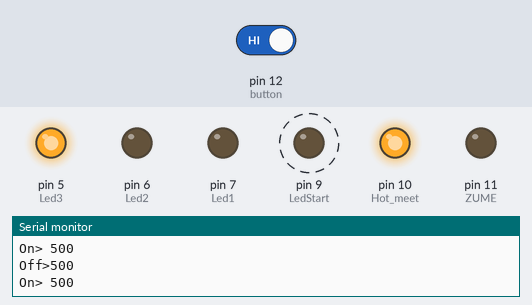
Bench run of a sketch on a simulated Arduino Uno, built with avr-gcc and run on an emulated ATmega328P. Parts: output pins drawn as LEDs (lit = HIGH), the last lines printed to the serial monitor. Dashed ring = blinking. The test bench sets the inputs (shaded band); at power-on: pin 12 (button) HIGH. EEPROM starts erased.

Above: at 10.1 s.
At 11.4 s:
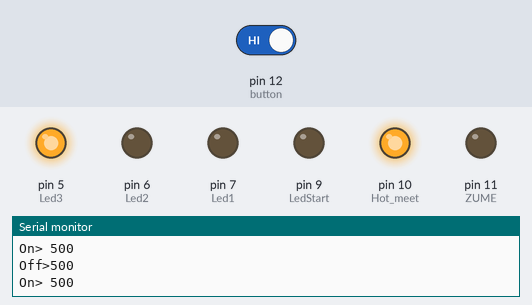
11.5 s: pin 12 (button) driven LOW
At 17.3 s:
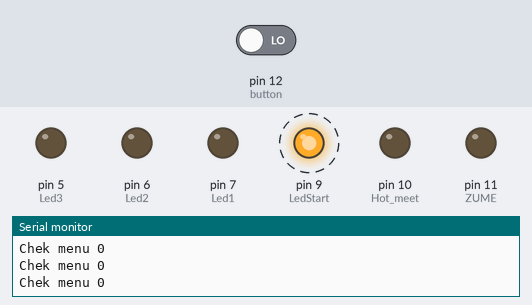
Timing chart, 0 to 24.0 s (numbered marks = the images above; inputs shaded):
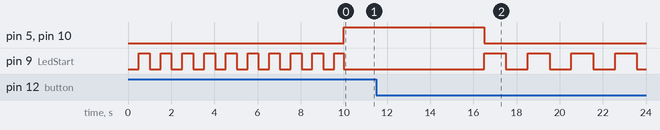

Measured:
- after the input at 11.5 s, pin 5 (Led3), pin 10 (Hot_meet): HIGH → LOW after 5.0 s; pin 9 (LedStart): alternates HIGH for 1.0 s and LOW for 1.0 s, starting after 5.0 s
- by itself, pin 9 (LedStart): alternates HIGH for 0.50 s and LOW for 0.50 s, 20 changes in all, then stays LOW

The sketch:

HotCat.ino
```cpp
//////////////////////////////////////////////////////////////////////////////
//0 программа: стартове меню.
//1 программа: режим ліхтар
//2 программа: режим підігрів 50%
//3 программа: режим підігрів 100%
//4 программа: режим сушки. 100% + запись в епром(при відключеніта включені продовжить роботу)
////////////////////////////////////////////////////////////////////////////////////////////


#include <EEPROM.h>                     //бібліотека для взаємодії з єпромом

#define button 12                       //пін кнопки
#define ZUME 11                         //пін зума
#define Hot_meet 10                     //пін живлення устілок
#define LedStart 9                      // пін стартового(нульового) меню
#define LedLih 8                        // пін меню 1 та він же ліхтар
#define Led1 7                          // пін диода меню 2
#define Led2 6                          // пін диода меню 3
#define Led3 5                          // пін диода меню 4


bool btnFlag = false;                  //флаг стану кнопки
uint32_t btnTimer = 0;                 // час нажатя кнопки
bool btnFlagIgnor = true;              //ігнор меню після вибору та окінченю тайменгу
int menu_val = 0;                      //стан меню(переход по меню)
uint32_t timerMenu = 0;                //таймер - стан пердстарту програми
bool flagTimerStart = true;            //флаг передстарту таймера що вище
uint32_t timeBlink = 0;                //таймер для мигання леду
bool eeprom;                            // для епрому
bool flagZume = true;                  //флаг для запуску зуму


void setup() {                                                  //цикл setup

  Serial.begin(9600);                       //активація порту для отладки

  pinMode(ZUME, OUTPUT);                    //активація пінов
  pinMode(Hot_meet, OUTPUT);
  pinMode(LedStart, OUTPUT);
  pinMode(Led1, OUTPUT);
  pinMode(Led2, OUTPUT);
  pinMode(Led3, OUTPUT);
  pinMode(button, INPUT_PULLUP);            //пин кнопки в режими подтягивающего резистора

 //EEPROM.write(1, 0);                      //одноразово(первиний запис в епром)

  if(eeprom = EEPROM.read(1)){              //первіряє що в епромі по адресу??
     menu_val = 4;
  }
}


void loop() {                                                         //основний цикл, у ньому слухаем кнопку та вибираємо кейс меню

  bool btnState = !digitalRead(button);            // інвертуємо бо по нажатю приходить 0


  if(flagZume){                                                                           //ЗУМ

    if(funTimerStart(4200)){                        //видає три коротких звука
      funTimeBlink(ZUME, 700);

      Serial.println("зум on");                    //отладка

    }else{
      digitalWrite(ZUME, LOW);                    //відключає зум
      flagZume = false;

      Serial.println("зум off");                  //отладка
    }
  }

  if (btnState && !btnFlag && millis() - btnTimer > 100) {    // обробка кнопки
    btnTimer = millis();

    if(btnFlagIgnor){                                         //перевірка на ігнор меню
      if(++menu_val > 4){                                     //перерахунок меню
      menu_val = 1;
      }
    }

    btnFlag = true;
    flagTimerStart = true;
    //Serial.println("button cklik");                         //отладка
  }

  if (btnState && btnFlag &&  millis() - btnTimer > 5000) {   // обработка по зажаттю
    btnTimer = millis();
    menu_val = 0;                                             // переход/зброс меню

    //Serial.println("Button hold");                          // отладка
  }

  if (!btnState && btnFlag && millis() - btnTimer > 100) {    // обробка по відпуску кнопки
    btnTimer = millis();
    btnFlag = false;
    //Serial.println("Button NOcklic");                        //отладка
  }


  switch (menu_val){                                           //свитч кейс меню
    case 0:
      menuZero();
      break;
    case 1:
       if(btnFlagIgnor)menuOne();
      break;
    case 2:
      if(btnFlagIgnor)menuTwo();
      break;
    case 3:
       if(btnFlagIgnor)menuThree();
      break;
    case 4:
       if(btnFlagIgnor)menuFour();
      break;
  }
}


  void menuZero(){                                                            //меню 0 (стартовое)
    Serial.println("Chek menu 0");                //отладка

    digitalWrite(LedLih, LOW);                   //відключаемо усе
    digitalWrite(Led1, LOW);
    digitalWrite(Led2, LOW);
    digitalWrite(Led3, LOW);
    digitalWrite(Hot_meet, LOW);

    funTimeBlink(LedStart, 1000);
    btnFlagIgnor = true;                          //отпускає ігнор нажаття


    if(eeprom){                                    //обнуляє епром
        EEPROM.write(1, 0);
        //Serial.println("епром 0");                  //отладка
      }
  }

  void menuOne(){                                                                     //меню 1

    digitalWrite(Led3, LOW);
    digitalWrite(Hot_meet, LOW);

    if(funTimerStart(10000)){
      funTimeBlink(LedStart, 500);
      digitalWrite(LedLih, HIGH);               //вкл ліхтар

      //Serial.println("Chek menu 1.1");          //отладка

    }else{
      btnFlagIgnor = false;
      digitalWrite(LedStart, LOW);
      digitalWrite(LedLih, HIGH);

     // Serial.println("Chek menu 1.1");          //отладка
    }

  }


  void menuTwo(){                                                                         //меню 2

    digitalWrite(LedLih, LOW);                    //відключаємо попередній індикатор


    if(funTimerStart(10000)){                     //проходить 10 сек і переходить до режиму фіксації програми. Щоб з нього війти треба зажати кнопку на 7 сек.
      funTimeBlink(LedStart, 500);                //моргає червоний
      funTimeBlink(Led1, 500);                    //моргає зелений


      //Serial.println("Chek menu 2.1");            //отладка

    }else{
      btnFlagIgnor = false;                       //флаг игнору преходу по меню
      digitalWrite(LedStart, LOW);                //викл зелений
      digitalWrite(Led1, HIGH);                   //вкл красний показує тим що перейшов до роботи
      analogWrite(Hot_meet, 125);                 //вкл підігрів на 50%

      //Serial.println("Chek menu 2.2");            //отладка
    }
  }


  void menuThree(){                                                                         // меню 3

    digitalWrite(Led1, LOW);

    if(funTimerStart(10000)){
      funTimeBlink(LedStart, 500);
      funTimeBlink(Led2, 500);

      //Serial.println("Chek menu 3.1");                // отладка

    }else{
      btnFlagIgnor = false;
      digitalWrite(LedStart, LOW);
      digitalWrite(Led2, HIGH);
      analogWrite(Hot_meet, 255);

      //Serial.println("Chek menu 3.2");               // отладка
    }
  }


 void menuFour(){                                                                             //меню 4

    digitalWrite(Led2, LOW);


    if(funTimerStart(10000)){
      funTimeBlink(LedStart, 500);
      funTimeBlink(Led3, 500);

      //Serial.println("Chek menu 4.1");                   // отладка

    }else{
      btnFlagIgnor = false;

      if(!eeprom){                                      //Запись в епром
        EEPROM.write(1, 1);
      }

      digitalWrite(LedStart, LOW);
      digitalWrite(Led3, HIGH);
      analogWrite(Hot_meet, 255);

      //Serial.println("Chek menu 4.2");                 // отладка
    }

}


bool funTimerStart (int period){                                      //функція приймає період і по закінченю відає false

    if(flagTimerStart){                                               // ! флаг та таймер у глобальних
      timerMenu = millis();
      flagTimerStart = !flagTimerStart;                               //робіть запис поточного часу та блокуе до нового нажатя
    }

    if(millis() - timerMenu < period){
      return(true);
    }else{
      return(false);
    }
}

void funTimeBlink (int pin, int period){                          //У функцію пріходять два параметри це - номер піна та інтервал приривання в секундах ! таймер в глобальних
  if(millis() - timeBlink > period){                           //таймер на міліс
    timeBlink = millis();
    digitalWrite(pin, !digitalRead(pin));                     //Включає або виключає. Сам чітає, а потім інвертує.

    Serial.print(digitalRead(pin) ? "On> " : "Off>"); Serial.println(period);    // отладка
  }
}
```
